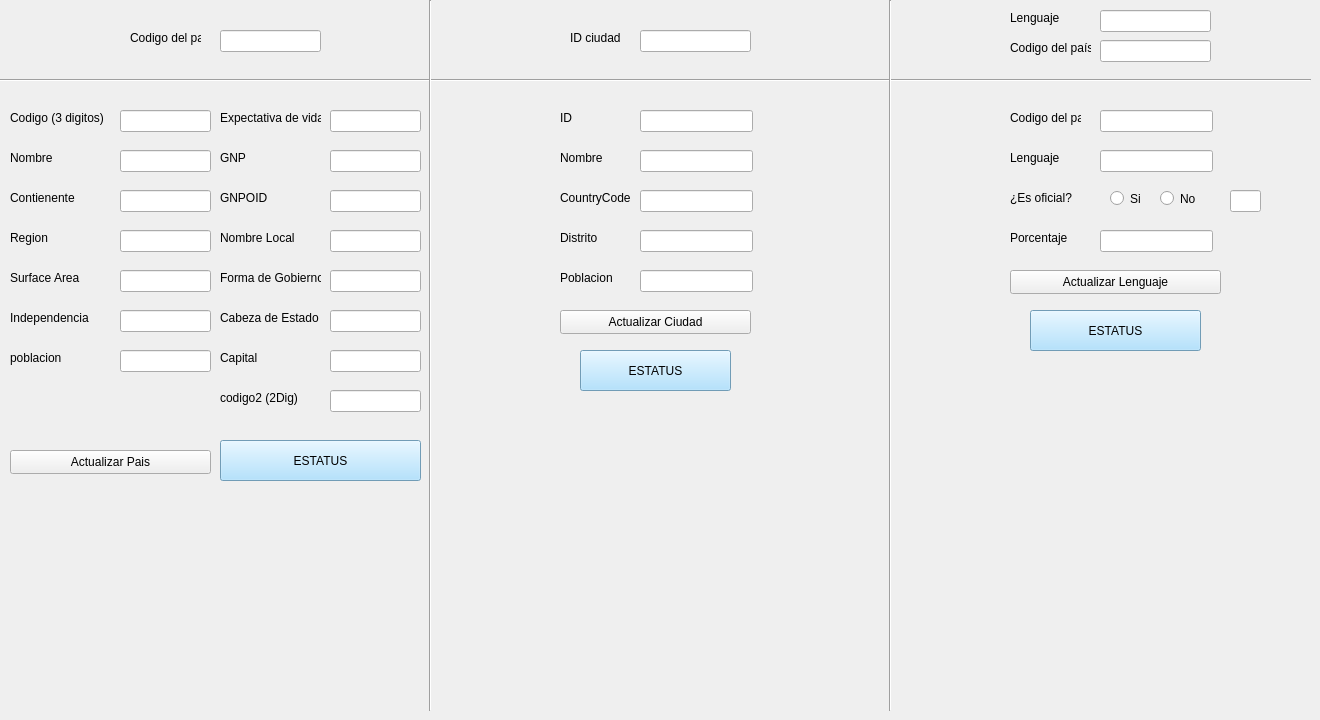
    <widget class="QWidget" name="Actualizar">
     <attribute name="title">
      <string>Actualizar Datos</string>
     </attribute>
     <widget class="QLineEdit" name="upContientep">
      <property name="geometry">
       <rect>
        <x>120</x>
        <y>190</y>
        <width>91</width>
        <height>22</height>
       </rect>
      </property>
     </widget>
     <widget class="QLabel" name="label_61">
      <property name="geometry">
       <rect>
        <x>10</x>
        <y>190</y>
        <width>101</width>
        <height>16</height>
       </rect>
      </property>
      <property name="text">
       <string>Contienente</string>
      </property>
     </widget>
     <widget class="QLineEdit" name="upGnpp">
      <property name="geometry">
       <rect>
        <x>330</x>
        <y>150</y>
        <width>91</width>
        <height>22</height>
       </rect>
      </property>
     </widget>
     <widget class="QLineEdit" name="upNamep">
      <property name="geometry">
       <rect>
        <x>120</x>
        <y>150</y>
        <width>91</width>
        <height>22</height>
       </rect>
      </property>
     </widget>
     <widget class="QLineEdit" name="upSurfacep">
      <property name="geometry">
       <rect>
        <x>120</x>
        <y>270</y>
        <width>91</width>
        <height>22</height>
       </rect>
      </property>
     </widget>
     <widget class="QLineEdit" name="upGnoidp">
      <property name="geometry">
       <rect>
        <x>330</x>
        <y>190</y>
        <width>91</width>
        <height>22</height>
       </rect>
      </property>
     </widget>
     <widget class="QLineEdit" name="upCodep">
      <property name="geometry">
       <rect>
        <x>120</x>
        <y>110</y>
        <width>91</width>
        <height>22</height>
       </rect>
      </property>
     </widget>
     <widget class="QLineEdit" name="upRegionp">
      <property name="geometry">
       <rect>
        <x>120</x>
        <y>230</y>
        <width>91</width>
        <height>22</height>
       </rect>
      </property>
     </widget>
     <widget class="QLineEdit" name="upIndp">
      <property name="geometry">
       <rect>
        <x>120</x>
        <y>310</y>
        <width>91</width>
        <height>22</height>
       </rect>
      </property>
     </widget>
     <widget class="QLabel" name="label_62">
      <property name="geometry">
       <rect>
        <x>220</x>
        <y>190</y>
        <width>101</width>
        <height>16</height>
       </rect>
      </property>
      <property name="text">
       <string>GNPOID</string>
      </property>
     </widget>
     <widget class="QLineEdit" name="upFormGovp">
      <property name="geometry">
       <rect>
        <x>330</x>
        <y>270</y>
        <width>91</width>
        <height>22</height>
       </rect>
      </property>
     </widget>
     <widget class="QLineEdit" name="upNomlocalp">
      <property name="geometry">
       <rect>
        <x>330</x>
        <y>230</y>
        <width>91</width>
        <height>22</height>
       </rect>
      </property>
     </widget>
     <widget class="QLabel" name="label_63">
      <property name="geometry">
       <rect>
        <x>220</x>
        <y>310</y>
        <width>101</width>
        <height>16</height>
       </rect>
      </property>
      <property name="text">
       <string>Cabeza de Estado</string>
      </property>
     </widget>
     <widget class="QLineEdit" name="upPoblacionp">
      <property name="geometry">
       <rect>
        <x>120</x>
        <y>350</y>
        <width>91</width>
        <height>22</height>
       </rect>
      </property>
     </widget>
     <widget class="QLabel" name="label_64">
      <property name="geometry">
       <rect>
        <x>220</x>
        <y>230</y>
        <width>101</width>
        <height>16</height>
       </rect>
      </property>
      <property name="text">
       <string>Nombre Local</string>
      </property>
     </widget>
     <widget class="QLabel" name="label_65">
      <property name="geometry">
       <rect>
        <x>10</x>
        <y>150</y>
        <width>101</width>
        <height>16</height>
       </rect>
      </property>
      <property name="text">
       <string>Nombre</string>
      </property>
     </widget>
     <widget class="QLabel" name="label_66">
      <property name="geometry">
       <rect>
        <x>10</x>
        <y>110</y>
        <width>111</width>
        <height>16</height>
       </rect>
      </property>
      <property name="text">
       <string>Codigo (3 digitos)</string>
      </property>
     </widget>
     <widget class="QLabel" name="label_67">
      <property name="geometry">
       <rect>
        <x>220</x>
        <y>110</y>
        <width>101</width>
        <height>16</height>
       </rect>
      </property>
      <property name="text">
       <string>Expectativa de vida</string>
      </property>
     </widget>
     <widget class="QLabel" name="label_68">
      <property name="geometry">
       <rect>
        <x>10</x>
        <y>270</y>
        <width>101</width>
        <height>16</height>
       </rect>
      </property>
      <property name="text">
       <string>Surface Area</string>
      </property>
     </widget>
     <widget class="QLabel" name="label_69">
      <property name="geometry">
       <rect>
        <x>220</x>
        <y>350</y>
        <width>101</width>
        <height>16</height>
       </rect>
      </property>
      <property name="text">
       <string>Capital</string>
      </property>
     </widget>
     <widget class="QLabel" name="label_70">
      <property name="geometry">
       <rect>
        <x>10</x>
        <y>230</y>
        <width>101</width>
        <height>16</height>
       </rect>
      </property>
      <property name="text">
       <string>Region</string>
      </property>
     </widget>
     <widget class="QLineEdit" name="upExpectp">
      <property name="geometry">
       <rect>
        <x>330</x>
        <y>110</y>
        <width>91</width>
        <height>22</height>
       </rect>
      </property>
     </widget>
     <widget class="QLabel" name="label_71">
      <property name="geometry">
       <rect>
        <x>10</x>
        <y>310</y>
        <width>101</width>
        <height>16</height>
       </rect>
      </property>
      <property name="text">
       <string>Independencia</string>
      </property>
     </widget>
     <widget class="QLineEdit" name="upCode2p">
      <property name="geometry">
       <rect>
        <x>330</x>
        <y>390</y>
        <width>91</width>
        <height>22</height>
       </rect>
      </property>
     </widget>
     <widget class="QLabel" name="label_72">
      <property name="geometry">
       <rect>
        <x>220</x>
        <y>270</y>
        <width>101</width>
        <height>16</height>
       </rect>
      </property>
      <property name="text">
       <string>Forma de Gobierno</string>
      </property>
     </widget>
     <widget class="QLabel" name="label_73">
      <property name="geometry">
       <rect>
        <x>220</x>
        <y>150</y>
        <width>101</width>
        <height>16</height>
       </rect>
      </property>
      <property name="text">
       <string>GNP</string>
      </property>
     </widget>
     <widget class="QLabel" name="label_74">
      <property name="geometry">
       <rect>
        <x>220</x>
        <y>390</y>
        <width>101</width>
        <height>16</height>
       </rect>
      </property>
      <property name="text">
       <string>codigo2 (2Dig)</string>
      </property>
     </widget>
     <widget class="QLineEdit" name="upCapitalp">
      <property name="geometry">
       <rect>
        <x>330</x>
        <y>350</y>
        <width>91</width>
        <height>22</height>
       </rect>
      </property>
     </widget>
     <widget class="QLabel" name="label_75">
      <property name="geometry">
       <rect>
        <x>10</x>
        <y>350</y>
        <width>101</width>
        <height>16</height>
       </rect>
      </property>
      <property name="text">
       <string>poblacion</string>
      </property>
     </widget>
     <widget class="QLineEdit" name="upCabEstp">
      <property name="geometry">
       <rect>
        <x>330</x>
        <y>310</y>
        <width>91</width>
        <height>22</height>
       </rect>
      </property>
     </widget>
     <widget class="QLabel" name="label_76">
      <property name="geometry">
       <rect>
        <x>560</x>
        <y>270</y>
        <width>71</width>
        <height>16</height>
       </rect>
      </property>
      <property name="text">
       <string>Poblacion</string>
      </property>
     </widget>
     <widget class="QLineEdit" name="upDistritoc">
      <property name="geometry">
       <rect>
        <x>640</x>
        <y>230</y>
        <width>113</width>
        <height>22</height>
       </rect>
      </property>
     </widget>
     <widget class="QLabel" name="label_77">
      <property name="geometry">
       <rect>
        <x>560</x>
        <y>150</y>
        <width>49</width>
        <height>16</height>
       </rect>
      </property>
      <property name="text">
       <string>Nombre</string>
      </property>
     </widget>
     <widget class="QLineEdit" name="upCountryCodec">
      <property name="geometry">
       <rect>
        <x>640</x>
        <y>190</y>
        <width>113</width>
        <height>22</height>
       </rect>
      </property>
     </widget>
     <widget class="QLabel" name="label_78">
      <property name="geometry">
       <rect>
        <x>560</x>
        <y>230</y>
        <width>71</width>
        <height>16</height>
       </rect>
      </property>
      <property name="text">
       <string>Distrito</string>
      </property>
     </widget>
     <widget class="QLabel" name="label_79">
      <property name="geometry">
       <rect>
        <x>560</x>
        <y>110</y>
        <width>49</width>
        <height>16</height>
       </rect>
      </property>
      <property name="text">
       <string>ID</string>
      </property>
     </widget>
     <widget class="QLineEdit" name="upIDc">
      <property name="geometry">
       <rect>
        <x>640</x>
        <y>110</y>
        <width>113</width>
        <height>22</height>
       </rect>
      </property>
     </widget>
     <widget class="QLabel" name="label_80">
      <property name="geometry">
       <rect>
        <x>560</x>
        <y>190</y>
        <width>71</width>
        <height>16</height>
       </rect>
      </property>
      <property name="text">
       <string>CountryCode</string>
      </property>
     </widget>
     <widget class="QLineEdit" name="upNombrec">
      <property name="geometry">
       <rect>
        <x>640</x>
        <y>150</y>
        <width>113</width>
        <height>22</height>
       </rect>
      </property>
     </widget>
     <widget class="QLineEdit" name="upPoblacionc">
      <property name="geometry">
       <rect>
        <x>640</x>
        <y>270</y>
        <width>113</width>
        <height>22</height>
       </rect>
      </property>
     </widget>
     <widget class="QLineEdit" name="upLenguajel">
      <property name="geometry">
       <rect>
        <x>1100</x>
        <y>150</y>
        <width>113</width>
        <height>22</height>
       </rect>
      </property>
     </widget>
     <widget class="QLabel" name="label_81">
      <property name="geometry">
       <rect>
        <x>1010</x>
        <y>150</y>
        <width>71</width>
        <height>16</height>
       </rect>
      </property>
      <property name="text">
       <string>Lenguaje</string>
      </property>
     </widget>
     <widget class="QLabel" name="label_82">
      <property name="geometry">
       <rect>
        <x>1010</x>
        <y>110</y>
        <width>71</width>
        <height>16</height>
       </rect>
      </property>
      <property name="text">
       <string>Codigo del país</string>
      </property>
     </widget>
     <widget class="QLabel" name="label_83">
      <property name="geometry">
       <rect>
        <x>1010</x>
        <y>190</y>
        <width>71</width>
        <height>16</height>
       </rect>
      </property>
      <property name="text">
       <string>¿Es oficial?</string>
      </property>
     </widget>
     <widget class="QLabel" name="label_84">
      <property name="geometry">
       <rect>
        <x>1010</x>
        <y>230</y>
        <width>71</width>
        <height>16</height>
       </rect>
      </property>
      <property name="text">
       <string>Porcentaje</string>
      </property>
     </widget>
     <widget class="QLineEdit" name="upPorcentajel">
      <property name="geometry">
       <rect>
        <x>1100</x>
        <y>230</y>
        <width>113</width>
        <height>22</height>
       </rect>
      </property>
     </widget>
     <widget class="QLineEdit" name="upOfficiall">
      <property name="geometry">
       <rect>
        <x>1230</x>
        <y>190</y>
        <width>31</width>
        <height>22</height>
       </rect>
      </property>
     </widget>
     <widget class="QLineEdit" name="upCountryCodel">
      <property name="geometry">
       <rect>
        <x>1100</x>
        <y>110</y>
        <width>113</width>
        <height>22</height>
       </rect>
      </property>
     </widget>
     <widget class="QLabel" name="label_86">
      <property name="geometry">
       <rect>
        <x>130</x>
        <y>30</y>
        <width>71</width>
        <height>16</height>
       </rect>
      </property>
      <property name="text">
       <string>Codigo del país</string>
      </property>
     </widget>
     <widget class="QLineEdit" name="codigoPaisUp">
      <property name="geometry">
       <rect>
        <x>220</x>
        <y>30</y>
        <width>101</width>
        <height>22</height>
       </rect>
      </property>
     </widget>
     <widget class="QLineEdit" name="idCiudadup">
      <property name="geometry">
       <rect>
        <x>640</x>
        <y>30</y>
        <width>111</width>
        <height>22</height>
       </rect>
      </property>
     </widget>
     <widget class="QLineEdit" name="codLenguaup">
      <property name="geometry">
       <rect>
        <x>1100</x>
        <y>10</y>
        <width>111</width>
        <height>22</height>
       </rect>
      </property>
     </widget>
     <widget class="QLabel" name="label_85">
      <property name="geometry">
       <rect>
        <x>570</x>
        <y>30</y>
        <width>61</width>
        <height>16</height>
       </rect>
      </property>
      <property name="text">
       <string>ID ciudad</string>
      </property>
     </widget>
     <widget class="QLabel" name="label_87">
      <property name="geometry">
       <rect>
        <x>1010</x>
        <y>10</y>
        <width>49</width>
        <height>16</height>
       </rect>
      </property>
      <property name="text">
       <string>Lenguaje</string>
      </property>
     </widget>
     <widget class="QPushButton" name="upPais">
      <property name="geometry">
       <rect>
        <x>10</x>
        <y>450</y>
        <width>201</width>
        <height>24</height>
       </rect>
      </property>
      <property name="text">
       <string>Actualizar Pais</string>
      </property>
     </widget>
     <widget class="QPushButton" name="upCiudad">
      <property name="geometry">
       <rect>
        <x>560</x>
        <y>310</y>
        <width>191</width>
        <height>24</height>
       </rect>
      </property>
      <property name="text">
       <string>Actualizar Ciudad</string>
      </property>
     </widget>
     <widget class="QPushButton" name="upLengua">
      <property name="geometry">
       <rect>
        <x>1010</x>
        <y>270</y>
        <width>211</width>
        <height>24</height>
       </rect>
      </property>
      <property name="text">
       <string>Actualizar Lenguaje</string>
      </property>
     </widget>
     <widget class="QPushButton" name="estatusAcPais">
      <property name="geometry">
       <rect>
        <x>220</x>
        <y>440</y>
        <width>201</width>
        <height>41</height>
       </rect>
      </property>
      <property name="styleSheet">
       <string notr="true">background-color: rgb(158, 218, 255);</string>
      </property>
      <property name="text">
       <string>ESTATUS</string>
      </property>
      <property name="autoDefault">
       <bool>false</bool>
      </property>
      <property name="default">
       <bool>false</bool>
      </property>
     </widget>
     <widget class="QPushButton" name="estatusAcPais_2">
      <property name="geometry">
       <rect>
        <x>580</x>
        <y>350</y>
        <width>151</width>
        <height>41</height>
       </rect>
      </property>
      <property name="styleSheet">
       <string notr="true">background-color: rgb(158, 218, 255);</string>
      </property>
      <property name="text">
       <string>ESTATUS</string>
      </property>
      <property name="autoDefault">
       <bool>false</bool>
      </property>
      <property name="default">
       <bool>false</bool>
      </property>
     </widget>
     <widget class="QPushButton" name="estatusAcPais_3">
      <property name="geometry">
       <rect>
        <x>1030</x>
        <y>310</y>
        <width>171</width>
        <height>41</height>
       </rect>
      </property>
      <property name="styleSheet">
       <string notr="true">background-color: rgb(158, 218, 255);</string>
      </property>
      <property name="text">
       <string>ESTATUS</string>
      </property>
      <property name="autoDefault">
       <bool>false</bool>
      </property>
      <property name="default">
       <bool>false</bool>
      </property>
     </widget>
     <widget class="QPushButton" name="pushButton_7">
      <property name="geometry">
       <rect>
        <x>1020</x>
        <y>350</y>
        <width>201</width>
        <height>211</height>
       </rect>
      </property>
      <property name="styleSheet">
       <string notr="true">background-color: rgb(255, 255, 255);</string>
      </property>
      <property name="text">
       <string/>
      </property>
      <property name="icon">
       <iconset>
        <normaloff>Images/WindowsUpdate.svg-min.png</normaloff>Images/WindowsUpdate.svg-min.png</iconset>
      </property>
      <property name="iconSize">
       <size>
        <width>200</width>
        <height>200</height>
       </size>
      </property>
      <property name="flat">
       <bool>true</bool>
      </property>
     </widget>
     <widget class="QLineEdit" name="codeCUpLanc">
      <property name="geometry">
       <rect>
        <x>1100</x>
        <y>40</y>
        <width>111</width>
        <height>22</height>
       </rect>
      </property>
     </widget>
     <widget class="QLabel" name="label_89">
      <property name="geometry">
       <rect>
        <x>1010</x>
        <y>40</y>
        <width>81</width>
        <height>16</height>
       </rect>
      </property>
      <property name="text">
       <string>Codigo del país</string>
      </property>
     </widget>
     <widget class="Line" name="line">
      <property name="geometry">
       <rect>
        <x>0</x>
        <y>70</y>
        <width>1311</width>
        <height>20</height>
       </rect>
      </property>
      <property name="orientation">
       <enum>Qt::Horizontal</enum>
      </property>
     </widget>
     <widget class="QRadioButton" name="radioSi_lan">
      <property name="geometry">
       <rect>
        <x>1110</x>
        <y>190</y>
        <width>82</width>
        <height>17</height>
       </rect>
      </property>
      <property name="text">
       <string>Si</string>
      </property>
     </widget>
     <widget class="QRadioButton" name="radioNo_lan">
      <property name="geometry">
       <rect>
        <x>1160</x>
        <y>190</y>
        <width>82</width>
        <height>17</height>
       </rect>
      </property>
      <property name="text">
       <string>No</string>
      </property>
     </widget>
     <widget class="Line" name="line_2">
      <property name="geometry">
       <rect>
        <x>420</x>
        <y>0</y>
        <width>20</width>
        <height>711</height>
       </rect>
      </property>
      <property name="orientation">
       <enum>Qt::Vertical</enum>
      </property>
     </widget>
     <widget class="Line" name="line_3">
      <property name="geometry">
       <rect>
        <x>880</x>
        <y>0</y>
        <width>20</width>
        <height>711</height>
       </rect>
      </property>
      <property name="orientation">
       <enum>Qt::Vertical</enum>
      </property>
     </widget>
    </widget>
